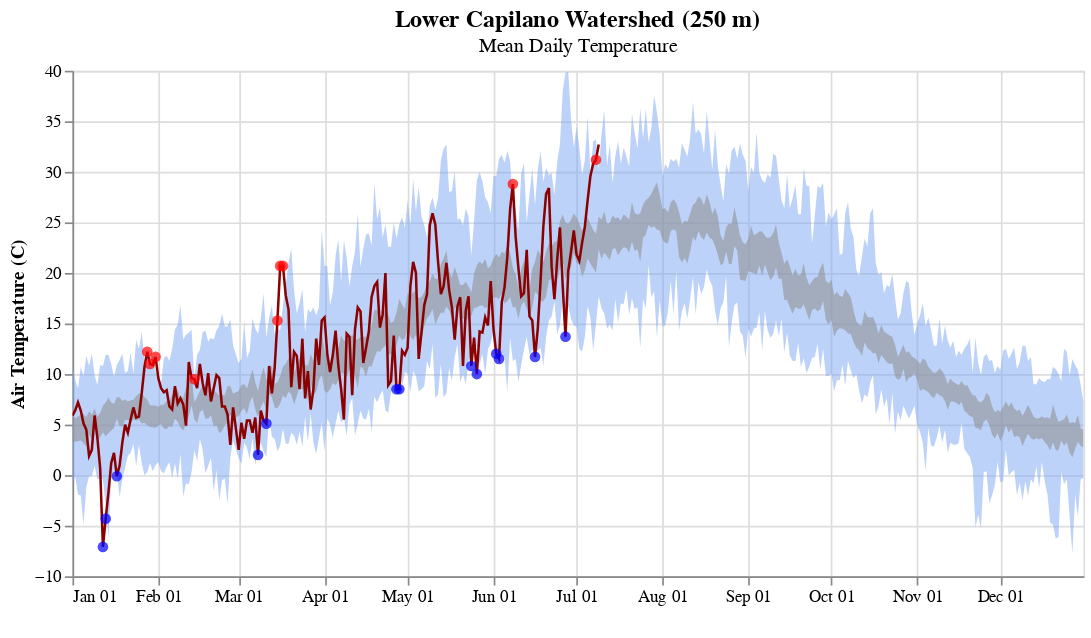

Notebook code for this chart:
### Markdown cell above
## Daily Average Air Temperature
The plots below show the average daily air temperature for the current year (red line), with the range of normal (gray area), range of max and min (blue area), and the new daily high and low records (red and blue circles).

### Code cell
title1 = alt.TitleParams(
   text='Lower Capilano Watershed (250 m)',
   subtitle="Mean Daily Temperature",
   anchor='middle',
   fontSize=14,
   fontWeight='bold')

qd_area = alt.Chart(qd_past_stats, title=title1).mark_area(color='#7DA6F3', opacity=0.5).encode(
    alt.X('monthdate(date)', title=' '),
    alt.Y('max:Q', title='Air Temperature (C)'),
    alt.Y2('min:Q')
).properties(width=600, height=300)

qd_area2 = alt.Chart(qd_past_stats).mark_area(color='#919397', opacity=0.6).encode(
    alt.X('monthdate(date)'),
    alt.Y('ci95_hi:Q'),
    alt.Y2('ci95_lo:Q')
)


qd_area + qd_area2  + qd_plot_current.interactive()

### Figure 1 — Vega-Lite specification as saved in the notebook (floating-point values rounded to 4 significant figures; data arrays with more than 128 entries replaced by an {"elided": "..."} marker saying what was removed)
{"config": {"view": {"continuousWidth": 400, "continuousHeight": 300}}, "layer": [{"mark": {"type": "area", "color": "#7DA6F3", "opacity": 0.5}, "encoding": {"x": {"field": "date", "timeUnit": "monthdate", "title": " ", "type": "temporal"}, "y": {"field": "max", "title": "Air Temperature (C)", "type": "quantitative"}, "y2": {"field": "min"}}, "height": 300, "title": {"text": "Lower Capilano Watershed (250 m)", "anchor": "middle", "fontSize": 14, "fontWeight": "bold", "subtitle": "Mean Daily Temperature"}, "width": 600}, {"mark": {"type": "area", "color": "#919397", "opacity": 0.6}, "encoding": {"x": {"field": "date", "timeUnit": "monthdate", "type": "temporal"}, "y": {"field": "ci95_hi", "type": "quantitative"}, "y2": {"field": "ci95_lo"}}}, {"layer": [{"data": {"name": "data-c013bf5e28711c224e6b2271ff2e7100"}, "mark": {"type": "line", "color": "darkred", "strokeWidth": 1.5}, "encoding": {"tooltip": [{"field": "date", "timeUnit": "monthdate", "title": "Date", "type": "temporal"}, {"field": "max_TA", "title": "Air Temp", "type": "quantitative"}], "x": {"field": "date", "timeUnit": "monthdate", "type": "temporal"}, "y": {"field": "max_TA", "type": "quantitative"}}, "selection": {"selector002": {"type": "interval", "bind": "scales", "encodings": ["x", "y"]}}}, {"data": {"name": "data-e11ba28e08638683047f516b9b06279b"}, "mark": {"type": "circle", "color": "blue", "size": 40}, "encoding": {"x": {"field": "date", "timeUnit": "monthdate", "type": "temporal"}, "y": {"field": "max_TA", "type": "quantitative"}}}, {"data": {"name": "data-bd2740028b9d18055273e26b52742428"}, "mark": {"type": "circle", "color": "red", "size": 40}, "encoding": {"x": {"field": "date", "timeUnit": "monthdate", "type": "temporal"}, "y": {"field": "max_TA", "type": "quantitative"}}}]}], "data": {"name": "data-aa7ef41646d86e21bf5e101d0416a987"}, "$schema": "https://vega.github.io/schema/vega-lite/v4.17.0.json", "datasets": {"data-aa7ef41646d86e21bf5e101d0416a987": {"elided": "365 records"}, "data-c013bf5e28711c224e6b2271ff2e7100": {"elided": "190 records"}, "data-e11ba28e08638683047f516b9b06279b": [{"date": "2024-01-12T00:00:00", "mean_TA": -11.2, "min_TA": -13.2, "max_TA": -7.1, "rain": 0.25, "rain_cum_yr": 181.6, "rain_cum_wyr": 1284.0, "wtr_yr_day": 104, "wtr_yr": 2024, "year": 2024, "month": 1, "day": 12, "DOY": 12, "mean": -7.1, "max": -7.1, "min": -7.1, "std": null, "sem": null, "ci95_hi": null, "ci95_lo": null, "index": 11, "low": -0.4}, {"date": "2024-01-13T00:00:00", "mean_TA": -10.2, "min_TA": -13.3, "max_TA": -4.3, "rain": 0.0, "rain_cum_yr": 181.6, "rain_cum_wyr": 1284.0, "wtr_yr_day": 105, "wtr_yr": 2024, "year": 2024, "month": 1, "day": 13, "DOY": 13, "mean": -4.3, "max": -4.3, "min": -4.3, "std": null, "sem": null, "ci95_hi": null, "ci95_lo": null, "index": 12, "low": -3.0}, {"date": "2024-01-17T00:00:00", "mean_TA": -1.4, "min_TA": -3.0, "max_TA": -0.1, "rain": 5.6, "rain_cum_yr": 187.7, "rain_cum_wyr": 1285.0, "wtr_yr_day": 109, "wtr_yr": 2024, "year": 2024, "month": 1, "day": 17, "DOY": 17, "mean": -0.1, "max": -0.1, "min": -0.1, "std": null, "sem": null, "ci95_hi": null, "ci95_lo": null, "index": 16, "low": 0.8}, {"date": "2024-03-08T00:00:00", "mean_TA": 1.0, "min_TA": 0.1, "max_TA": 2.0, "rain": 0.0, "rain_cum_yr": 931.0, "rain_cum_wyr": 2044.0, "wtr_yr_day": 159, "wtr_yr": 2024, "year": 2024, "month": 3, "day": 8, "DOY": 68, "mean": 2.0, "max": 2.0, "min": 2.0, "std": null, "sem": null, "ci95_hi": null, "ci95_lo": null, "index": 67, "low": 3.2}, {"date": "2024-03-11T00:00:00", "mean_TA": 4.1, "min_TA": 2.4, "max_TA": 5.1, "rain": 28.96, "rain_cum_yr": 988.1, "rain_cum_wyr": 2102.0, "wtr_yr_day": 162, "wtr_yr": 2024, "year": 2024, "month": 3, "day": 11, "DOY": 71, "mean": 5.1, "max": 5.1, "min": 5.1, "std": null, "sem": null, "ci95_hi": null, "ci95_lo": null, "index": 70, "low": 5.8}, {"date": "2024-04-27T00:00:00", "mean_TA": 7.7, "min_TA": 6.0, "max_TA": 8.5, "rain": 6.1, "rain_cum_yr": 1246.0, "rain_cum_wyr": 2359.0, "wtr_yr_day": 209, "wtr_yr": 2024, "year": 2024, "month": 4, "day": 27, "DOY": 118, "mean": 8.5, "max": 8.5, "min": 8.5, "std": null, "sem": null, "ci95_hi": null, "ci95_lo": null, "index": 117, "low": 10.5}, {"date": "2024-04-28T00:00:00", "mean_TA": 6.9, "min_TA": 4.2, "max_TA": 8.5, "rain": 43.18, "rain_cum_yr": 1289.0, "rain_cum_wyr": 2402.0, "wtr_yr_day": 210, "wtr_yr": 2024, "year": 2024, "month": 4, "day": 28, "DOY": 119, "mean": 8.5, "max": 8.5, "min": 8.5, "std": null, "sem": null, "ci95_hi": null, "ci95_lo": null, "index": 118, "low": 8.8}, {"date": "2024-05-24T00:00:00", "mean_TA": 9.7, "min_TA": 8.6, "max_TA": 10.8, "rain": 0.0, "rain_cum_yr": 1401.0, "rain_cum_wyr": 2514.0, "wtr_yr_day": 236, "wtr_yr": 2024, "year": 2024, "month": 5, "day": 24, "DOY": 145, "mean": 10.8, "max": 10.8, "min": 10.8, "std": null, "sem": null, "ci95_hi": null, "ci95_lo": null, "index": 144, "low": 12.7}, {"date": "2024-05-26T00:00:00", "mean_TA": 8.6, "min_TA": 7.1, "max_TA": 10.0, "rain": 4.57, "rain_cum_yr": 1410.0, "rain_cum_wyr": 2523.0, "wtr_yr_day": 238, "wtr_yr": 2024, "year": 2024, "month": 5, "day": 26, "DOY": 147, "mean": 10.0, "max": 10.0, "min": 10.0, "std": null, "sem": null, "ci95_hi": null, "ci95_lo": null, "index": 146, "low": 10.9}, {"date": "2024-06-02T00:00:00", "mean_TA": 11.2, "min_TA": 10.5, "max_TA": 12.0, "rain": 4.83, "rain_cum_yr": 1473.0, "rain_cum_wyr": 2586.0, "wtr_yr_day": 245, "wtr_yr": 2024, "year": 2024, "month": 6, "day": 2, "DOY": 154, "mean": 12.0, "max": 12.0, "min": 12.0, "std": null, "sem": null, "ci95_hi": null, "ci95_lo": null, "index": 153, "low": 12.9}, {"date": "2024-06-03T00:00:00", "mean_TA": 10.2, "min_TA": 8.3, "max_TA": 11.5, "rain": 34.8, "rain_cum_yr": 1507.0, "rain_cum_wyr": 2621.0, "wtr_yr_day": 246, "wtr_yr": 2024, "year": 2024, "month": 6, "day": 3, "DOY": 155, "mean": 11.5, "max": 11.5, "min": 11.5, "std": null, "sem": null, "ci95_hi": null, "ci95_lo": null, "index": 154, "low": 11.7}, {"date": "2024-06-16T00:00:00", "mean_TA": 9.5, "min_TA": 7.5, "max_TA": 11.7, "rain": 14.99, "rain_cum_yr": 1576.0, "rain_cum_wyr": 2690.0, "wtr_yr_day": 259, "wtr_yr": 2024, "year": 2024, "month": 6, "day": 16, "DOY": 168, "mean": 11.7, "max": 11.7, "min": 11.7, "std": null, "sem": null, "ci95_hi": null, "ci95_lo": null, "index": 167, "low": 12.3}, {"date": "2024-06-27T00:00:00", "mean_TA": 12.6, "min_TA": 11.4, "max_TA": 13.7, "rain": 9.91, "rain_cum_yr": 1591.0, "rain_cum_wyr": 2705.0, "wtr_yr_day": 270, "wtr_yr": 2024, "year": 2024, "month": 6, "day": 27, "DOY": 179, "mean": 13.7, "max": 13.7, "min": 13.7, "std": null, "sem": null, "ci95_hi": null, "ci95_lo": null, "index": 178, "low": 16.7}], "data-bd2740028b9d18055273e26b52742428": [{"date": "2024-01-28T00:00:00", "mean_TA": 9.3, "min_TA": 6.8, "max_TA": 12.2, "rain": 18.29, "rain_cum_yr": 571.8, "rain_cum_wyr": 1685.0, "wtr_yr_day": 120, "wtr_yr": 2024, "year": 2024, "month": 1, "day": 28, "DOY": 28, "mean": 12.2, "max": 12.2, "min": 12.2, "std": null, "sem": null, "ci95_hi": null, "ci95_lo": null, "index": 27, "high": 11.0}, {"date": "2024-01-29T00:00:00", "mean_TA": 10.3, "min_TA": 9.8, "max_TA": 11.0, "rain": 17.27, "rain_cum_yr": 589.1, "rain_cum_wyr": 1703.0, "wtr_yr_day": 121, "wtr_yr": 2024, "year": 2024, "month": 1, "day": 29, "DOY": 29, "mean": 11.0, "max": 11.0, "min": 11.0, "std": null, "sem": null, "ci95_hi": null, "ci95_lo": null, "index": 28, "high": 10.9}, {"date": "2024-01-31T00:00:00", "mean_TA": 10.4, "min_TA": 9.3, "max_TA": 11.7, "rain": 15.5, "rain_cum_yr": 605.4, "rain_cum_wyr": 1719.0, "wtr_yr_day": 123, "wtr_yr": 2024, "year": 2024, "month": 1, "day": 31, "DOY": 31, "mean": 11.7, "max": 11.7, "min": 11.7, "std": null, "sem": null, "ci95_hi": null, "ci95_lo": null, "index": 30, "high": 10.3}, {"date": "2024-02-14T00:00:00", "mean_TA": 2.2, "min_TA": -2.1, "max_TA": 9.5, "rain": 0.0, "rain_cum_yr": 702.4, "rain_cum_wyr": 1816.0, "wtr_yr_day": 137, "wtr_yr": 2024, "year": 2024, "month": 2, "day": 14, "DOY": 45, "mean": 9.5, "max": 9.5, "min": 9.5, "std": null, "sem": null, "ci95_hi": null, "ci95_lo": null, "index": 44, "high": 9.5}, {"date": "2024-03-15T00:00:00", "mean_TA": 6.8, "min_TA": 1.4, "max_TA": 15.3, "rain": 0.0, "rain_cum_yr": 1026.0, "rain_cum_wyr": 2140.0, "wtr_yr_day": 166, "wtr_yr": 2024, "year": 2024, "month": 3, "day": 15, "DOY": 75, "mean": 15.3, "max": 15.3, "min": 15.3, "std": null, "sem": null, "ci95_hi": null, "ci95_lo": null, "index": 74, "high": 14.3}, {"date": "2024-03-16T00:00:00", "mean_TA": 9.7, "min_TA": 3.7, "max_TA": 20.7, "rain": 0.0, "rain_cum_yr": 1026.0, "rain_cum_wyr": 2140.0, "wtr_yr_day": 167, "wtr_yr": 2024, "year": 2024, "month": 3, "day": 16, "DOY": 76, "mean": 20.7, "max": 20.7, "min": 20.7, "std": null, "sem": null, "ci95_hi": null, "ci95_lo": null, "index": 75, "high": 16.9}, {"date": "2024-03-17T00:00:00", "mean_TA": 10.2, "min_TA": 4.7, "max_TA": 20.7, "rain": 0.0, "rain_cum_yr": 1026.0, "rain_cum_wyr": 2140.0, "wtr_yr_day": 168, "wtr_yr": 2024, "year": 2024, "month": 3, "day": 17, "DOY": 77, "mean": 20.7, "max": 20.7, "min": 20.7, "std": null, "sem": null, "ci95_hi": null, "ci95_lo": null, "index": 76, "high": 18.8}, {"date": "2024-06-08T00:00:00", "mean_TA": 19.4, "min_TA": 11.2, "max_TA": 28.8, "rain": 0.0, "rain_cum_yr": 1551.0, "rain_cum_wyr": 2665.0, "wtr_yr_day": 251, "wtr_yr": 2024, "year": 2024, "month": 6, "day": 8, "DOY": 160, "mean": 28.8, "max": 28.8, "min": 28.8, "std": null, "sem": null, "ci95_hi": null, "ci95_lo": null, "index": 159, "high": 26.3}, {"date": "2024-07-08T00:00:00", "mean_TA": 23.5, "min_TA": 15.5, "max_TA": 31.2, "rain": 0.0, "rain_cum_yr": 1604.0, "rain_cum_wyr": 2717.0, "wtr_yr_day": 281, "wtr_yr": 2024, "year": 2024, "month": 7, "day": 8, "DOY": 190, "mean": 31.2, "max": 31.2, "min": 31.2, "std": null, "sem": null, "ci95_hi": null, "ci95_lo": null, "index": 189, "high": 30.2}]}}
